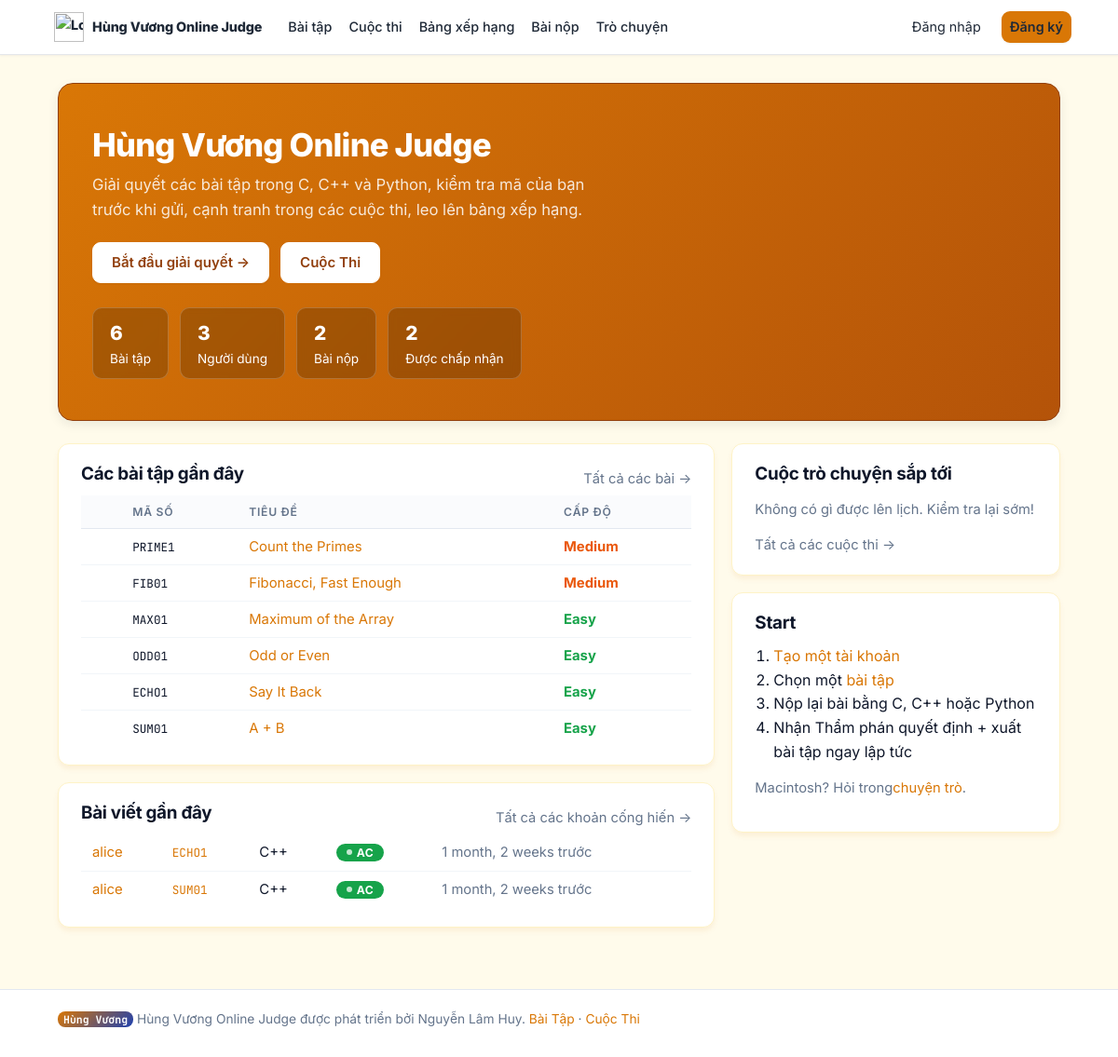
Before: / with the older database file.
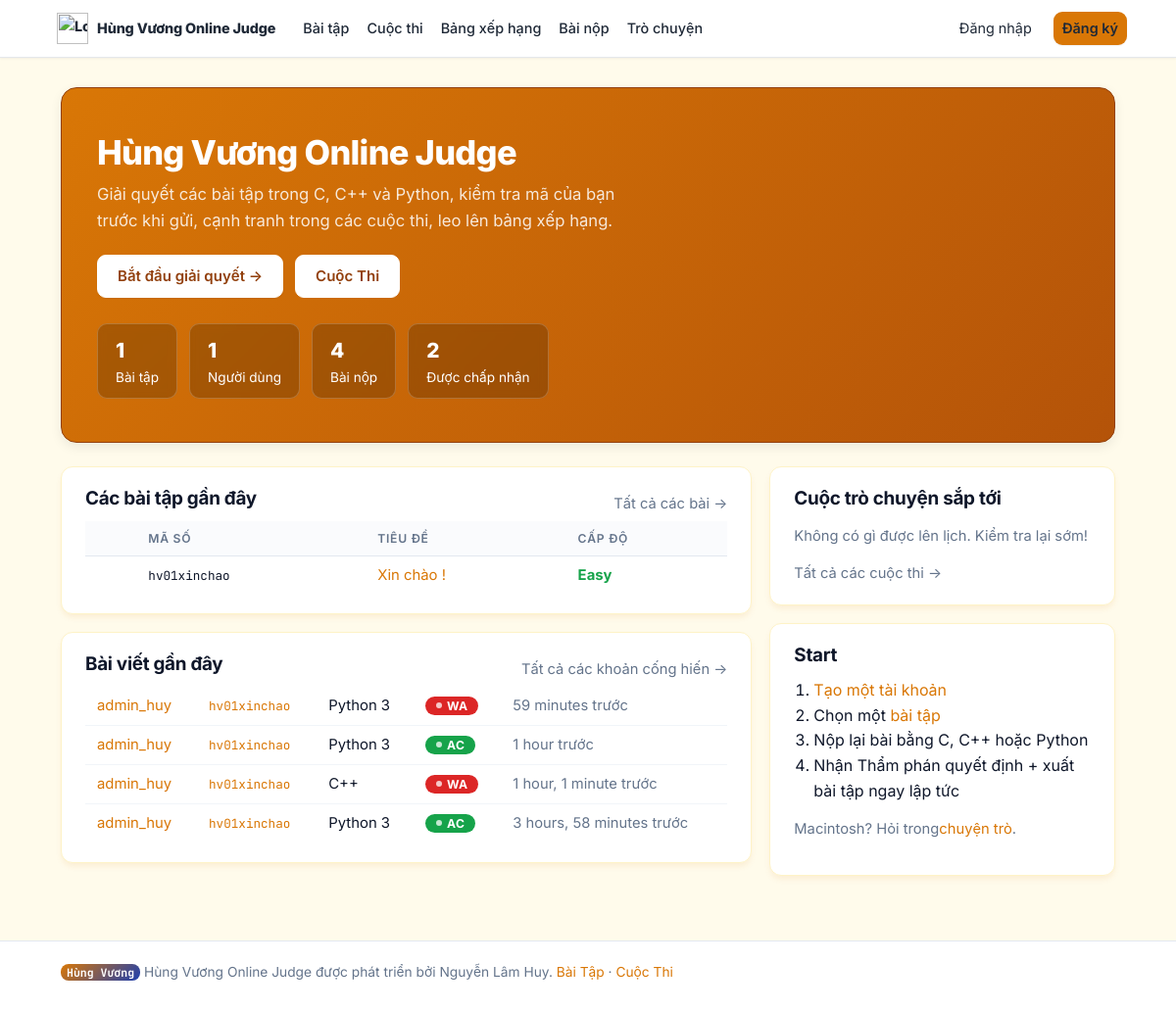
After: the same page with the newer database file.
### judge/models.py (models this page shows, shortened)
class Problem(models.Model):
    DIFFICULTY_CHOICES = [("E", "Easy"), ("M", "Medium"), ("H", "Hard")]
    code = models.SlugField(
        max_length=20,
        unique=True,
        help_text="Short unique code shown in URLs, e.g. SUM01",
    )
    title = models.CharField(max_length=200)
    statement = models.TextField(
        help_text="Problem statement. Plain text — a blank line starts a new paragraph."
    )
    input_format = models.TextField("Input", blank=True)
    output_format = models.TextField("Output", blank=True)
    constraints = models.TextField(blank=True)
    hint = models.TextField(
        blank=True, help_text="Optional hint shown behind a spoiler on the problem page."
    )
    difficulty = models.CharField(max_length=1, choices=DIFFICULTY_CHOICES, default="E")
    tags = models.CharField(
        max_length=200, blank=True, help_text="Comma separated, e.g. math, greedy"
    )
    time_limit = models.FloatField(default=1.0, help_text="Seconds per test case")
    memory_limit = models.PositiveIntegerField(default=256, help_text="Megabytes")
    is_visible = models.BooleanField(
        default=True,
        help_text="Uncheck to hide from the public list (e.g. for upcoming contests).",
    )
    editorial = models.TextField(
        blank=True,
        help_text="Solution explanation. Unlocks for users who solved the problem "
                  "(hidden for everyone while a contest containing it is running).",
    )
    editorial_code = models.TextField(
        "Reference solution", blank=True,
        help_text="Optional reference implementation shown with the editorial.",
    )
    editorial_language = models.CharField(
        max_length=4, blank=True,
        choices=[("c", "C"), ("cpp", "C++"), ("py", "Python 3")],
        help_text="Language of the reference solution.",
    )
    created_by = models.ForeignKey(
        settings.AUTH_USER_MODEL, null=True, blank=True, on_delete=models.SET_NULL
    )
    created_at = models.DateTimeField(auto_now_add=True)
    class Meta:
        ordering = ["code"]
    def get_absolute_url(self):
        return reverse("problem_detail", args=[self.code])

class Submission(models.Model):
    LANGUAGE_CHOICES = [("c", "C"), ("cpp", "C++"), ("py", "Python 3")]
    VERDICT_CHOICES = [
        ("PD", "Pending"),
        ("JG", "Judging"),
        ("AC", "Accepted"),
        ("WA", "Wrong Answer"),
        ("TLE", "Time Limit Exceeded"),
        ("MLE", "Memory Limit Exceeded"),
        ("RE", "Runtime Error"),
        ("CE", "Compilation Error"),
        ("IE", "Internal Error"),
    ]
    user = models.ForeignKey(
        settings.AUTH_USER_MODEL, on_delete=models.CASCADE, related_name="submissions"
    )
    problem = models.ForeignKey(
        Problem, on_delete=models.CASCADE, related_name="submissions"
    )
    contest = models.ForeignKey(
        Contest,
        null=True,
        blank=True,
        on_delete=models.SET_NULL,
        related_name="submissions",
    )
    language = models.CharField(max_length=4, choices=LANGUAGE_CHOICES)
    source_code = models.TextField()
    verdict = models.CharField(max_length=4, choices=VERDICT_CHOICES, default="PD")
    exec_time_ms = models.PositiveIntegerField(null=True, blank=True)
    passed_tests = models.PositiveIntegerField(default=0)
    total_tests = models.PositiveIntegerField(default=0)
    first_fail_test = models.PositiveIntegerField(null=True, blank=True)
    compile_message = models.TextField(blank=True)
    test_results = models.JSONField(default=list, blank=True)
    suggestion = models.TextField(blank=True)
    submitted_at = models.DateTimeField(auto_now_add=True)
    class Meta:
        ordering = ["-submitted_at"]
    def get_absolute_url(self):
        return reverse("submission_detail", args=[self.pk])
    @property
    def verdict_class(self):
        return {
            "AC": "ac",
            "WA": "wa",
            "TLE": "tle",
            "MLE": "tle",
            "RE": "re",
            "CE": "ce",
            "IE": "ie",
            "PD": "pd",
            "JG": "pd",
        }.get(self.verdict, "pd")

### judge/views.py (the view)
# urls.py: path("", views.home, name="home"),
def home(request):
    now = timezone.now()
    running = Contest.objects.filter(is_visible=True, start_time__lte=now,
                                     end_time__gte=now)
    upcoming = Contest.objects.filter(is_visible=True,
                                      start_time__gt=now).order_by("start_time")[:3]
    recent_problems = Problem.objects.filter(is_visible=True).order_by("-created_at")[:6]
    recent_submissions = (
        Submission.objects.select_related("user", "problem")
        .order_by("-submitted_at")[:10]
    )
    stats = {
        "problems": Problem.objects.filter(is_visible=True).count(),
        "users": User.objects.count(),
        "submissions": Submission.objects.count(),
        "accepted": Submission.objects.filter(verdict="AC").count(),
    }
    return render(request, "home.html", {
        "running_contests": running,
        "upcoming_contests": upcoming,
        "recent_problems": recent_problems,
        "recent_submissions": recent_submissions,
        "stats": stats,
        "solved_ids": _solved_problem_ids(request.user),
    })

### judge/views.py (called while the page is built)
def _solved_problem_ids(user):
    if not user.is_authenticated:
        return set()
    return set(
        Submission.objects.filter(user=user, verdict="AC")
        .values_list("problem_id", flat=True)
    )

### templates/home.html (shortened to what this page needs)
{% extends "base.html" %}
{% load static %}
{% block content %}
<div class="hero">
<h1>Hùng Vương Online Judge</h1>
<p>Giải quyết các bài tập trong C, C++ và Python, kiểm tra mã của bạn trước khi gửi, cạnh tranh trong các cuộc thi, leo lên bảng xếp hạng.</p>
<div class="hero-cta">
<a class="btn btn-light" href="{% url 'problem_list' %}">Bắt đầu giải quyết →</a>
<a class="btn btn-ghost" href="{% url 'contest_list' %}" style="background:transparent;color:#fff;border-color:rgba(255,255,255,0.35);">Cuộc Thi</a>
</div>
<div class="stat-row">
<div class="stat"><b>{{ stats.problems }}</b> Bài tập</div>
<div class="stat"><b>{{ stats.users }}</b> Người dùng</div>
<div class="stat"><b>{{ stats.submissions }}</b> Bài nộp</div>
<div class="stat"><b>{{ stats.accepted }}</b>Được chấp nhận</div>
</div>
</div>
<div class="grid-2">
<div>
<div class="card">
<div class="spread">
<h2 style="margin-top:0;">Các bài tập gần đây</h2>
<a class="muted" href="{% url 'problem_list' %}">Tất cả các bài →</a>
</div>
<div class="table-scroll"><table class="table-plain">
<tr><th></th><th>Mã số</th><th>Tiêu đề</th><th>Cấp độ</th></tr>{% for p in recent_problems %}<tr>
<td>{% if p.id in solved_ids %}<span class="tick">✓</span>{% endif %}</td>
<td class="mono">{{ p.code }}</td>
<td><a href="{{ p.get_absolute_url }}">{{ p.title }}</a></td>
<td><span class="diff-{{ p.difficulty }}">{{ p.get_difficulty_display }}</span></td>
</tr>{% empty %}<tr><td class="muted" colspan="4">Chưa có bài tập gì — quản trị viên có thể thêm một số bài tập vào bảng quản trị.</td></tr>
        {% endfor %}
      </table></div>
</div>
<div class="card">
<div class="spread">
<h2 style="margin-top:0;">Bài viết gần đây</h2>
<a class="muted" href="{% url 'submission_list' %}">Tất cả các khoản cống hiến →</a>
</div>
<div class="table-scroll"><table class="table-plain">{% for s in recent_submissions %}<tr>
<td><a href="{% url 'profile' s.user.username %}">{{ s.user.username }}</a></td>
<td class="mono"><a href="{{ s.problem.get_absolute_url }}">{{ s.problem.code }}</a></td>
<td>{{ s.get_language_display }}</td>
<td><a href="{{ s.get_absolute_url }}"><span class="badge badge-{{ s.verdict_class }}">{{ s.verdict }}</span></a></td>
<td class="muted">{{ s.submitted_at|timesince }} trước</td>
</tr>
        {% empty %}
        <tr><td class="muted">Chưa có bài gửi nào - hãy là người đầu tiên!</td></tr>
        {% endfor %}
      </table></div>
</div>
</div>
<div>
<div class="card">
<h2 style="margin-top:0;">Cuộc trò chuyện sắp tới</h2>
      {% for c in upcoming_contests %}
        <p style="margin:8px 0;">
<a href="{{ c.get_absolute_url }}">{{ c.title }}</a><br/>
<span class="muted">bắt đầu vào {{ c.start_time }}</span><br/>
<span class="countdown" data-end="{{ c.start_time|date:'U' }}"></span>
</p>
      {% empty %}
        <p class="muted">Không có gì được lên lịch. Kiểm tra lại sớm!</p>
      {% endfor %}
      <a class="muted" href="{% url 'contest_list' %}">Tất cả các cuộc thi →</a>
</div>
<div class="card">
<h2 style="margin-top:0;">Start</h2>
<ol style="padding-left:20px; margin:6px 0;">
<li><a href="{% url 'register' %}">Tạo một tài khoản</a></li>
<li>Chọn một <a href="{% url 'problem_list' %}">bài tập</a></li>
<li>Nộp lại bài bằng C, C++ hoặc Python</li>
<li>Nhận Thẩm phán quyết định + xuất bài tập ngay lập tức</li>
</ol>
<p class="muted">Macintosh? Hỏi trong<a href="{% url 'chat_global' %}">chuyện trò</a>.</p>
</div>
</div>
</div>
{% endblock %}

### templates/base.html (shortened to what this page needs)
{% load static %}
<html lang="en">
<head>
<link href="{% static 'css/style.css' %}" rel="stylesheet"/>
    <link href="{% static 'css/custom_theme.css' %}" rel="stylesheet"/>
</head>
<body>
<nav class="topbar">
<div class="container topbar-inner">
<a class="brand d-flex align-items-center" href="{% url 'home' %}">
<img alt="Logo" class="me-2 rounded-circle" height="45" src="https://scontent.fhan14-1.fna.fbcdn.net/v/t39.30808-6/796008445_2943094419362398_3058455394759002724_n.jpg?stp=dst-jpg_tt6&amp;cstp=mx1254x1254&amp;ctp=s1254x1254&amp;_nc_cat=101&amp;ccb=1-7&amp;_nc_sid=6ee11a&amp;_nc_ohc=gbu_M93mUkEQ7kNvwHBLF61&amp;_nc_oc=Adq4PkH2zMsPuExCGaRkMu-kSC6lpL3lOFChrGjr6lkMnsZ6QhqO6P3C6LzViUlq65JQRSA-mZIIrhgAFuMECoqR&amp;_nc_zt=23&amp;_nc_ht=scontent.fhan14-1.fna&amp;_nc_gid=NSBGM3CJO4q1eE-a44p4pw&amp;_nc_ss=7b2a8&amp;oh=00_AQLAOHw3PfXNm4xIO5bz49ur9xpQjpKbuNlXPRdJW5Q3lQ&amp;oe=6AA2D2E6" style="object-fit: contain;" width="45"/>
<span>Hùng Vương Online Judge</span>
</a>
<div class="nav-links">
<a class="{% if request.resolver_match.url_name == 'problem_list' %}active{% endif %}" href="{% url 'problem_list' %}">Bài tập</a>
<a class="{% if 'contest' in request.resolver_match.url_name %}active{% endif %}" href="{% url 'contest_list' %}">Cuộc thi</a>
<a class="{% if request.resolver_match.url_name == 'leaderboard' %}active{% endif %}" href="{% url 'leaderboard' %}">Bảng xếp hạng</a>
<a class="{% if 'submission' in request.resolver_match.url_name %}active{% endif %}" href="{% url 'submission_list' %}">Bài nộp</a>
<a class="{% if 'chat' in request.resolver_match.url_name %}active{% endif %}" href="{% url 'chat_global' %}">Trò chuyện</a>
</div>
<div class="nav-user">
      {% if user.is_authenticated %}
        {% if user.is_staff %}<a class="nav-admin" href="{% url 'admin:index' %}">Quản trị viên</a>{% endif %}
        <a class="nav-username" href="{% url 'profile' user.username %}">{{ user.username }}</a>
<form action="{% url 'logout' %}" class="inline-form" method="post">{% csrf_token %}
          <button class="linklike" type="submit">Đăng xuất</button>
</form>
      {% else %}
        <a href="{% url 'login' %}">Đăng nhập</a>
<a class="btn btn-small" href="{% url 'register' %}">Đăng ký</a>
      {% endif %}
    </div>
</div>
</nav>
<main class="container">
  {% block content %}{% endblock %}
</main>
<footer class="footer">
<div class="container">
<span class="brand-mark small">Hùng Vương</span> Hùng Vương Online Judge được phát triển bởi Nguyễn Lâm Huy.
    <a href="{% url 'problem_list' %}">Bài Tập</a> ·
    <a href="{% url 'contest_list' %}">Cuộc Thi</a>
</div>
</footer>
</body>
</html>

### static/css/custom_theme.css (style rules this page uses)
:root { --bs-primary: #d97706 !important; --bs-primary-rgb: 217, 119, 6 !important; --bs-danger: #d97706 !important; --bs-info: #d97706 !important; }
body { background-color: #fffbeb !important; }
.card { border: 1px solid #fef3c7 !important; box-shadow: 0 4px 6px -1px rgba(217, 119, 6, 0.1); }
.brand img, .navbar-brand img { display: inline-block !important; width: 32px !important; height: 32px !important; object-fit: contain !important; vertical-align: middle; }
:root { --accent: #d97706 !important; --accent-hover: #b45309 !important; }
.topbar, .navbar { background-color: #ffffff !important; color: #1f2937 !important; border-bottom: 1px solid #e5e7eb !important; }
.topbar a, .navbar a, .topbar .brand, .navbar-brand { color: #1f2937 !important; }
.hero, .hero-banner, .card.hero { background: linear-gradient(135deg, #d97706 0%, #b45309 100%) !important; color: #ffffff !important; border: 1px solid #92400e !important; }
.hero p, .hero h1, .hero .stat b { color: #ffffff !important; }
.hero .stat { background: rgba(0, 0, 0, 0.2) !important; border: 1px solid rgba(255, 255, 255, 0.2) !important; color: #ffffff !important; }
.hero .btn, .hero a.btn { background-color: #ffffff !important; color: #92400e !important; border-color: #ffffff !important; }
.topbar-inner, .navbar .container { gap: 12px !important; padding-left: 10px !important; padding-right: 10px !important; }
.nav-links { gap: 2px !important; flex-wrap: nowrap !important; white-space: nowrap !important; }
.nav-links a, .topbar a { white-space: nowrap !important; font-size: 0.9rem !important; padding: 4px 8px !important; }

Changed rows visible on the page:
removed Problem: code "PRIME1", title "Count the Primes", difficulty "Medium"
removed Problem: code "FIB01", title "Fibonacci, Fast Enough", difficulty "Medium"
removed Problem: code "MAX01", title "Maximum of the Array", difficulty "Easy"
removed Problem: code "ODD01", title "Odd or Even", difficulty "Easy"
removed Problem: code "ECHO1", title "Say It Back", difficulty "Easy"
removed Problem: code "SUM01", title "A + B", difficulty "Easy"
removed Submission: user.username "alice", problem.code "ECHO1", language "C++", verdict "AC", submitted_at "1 month, 2 weeks"
removed Submission: user.username "alice", problem.code "SUM01", language "C++", verdict "AC", submitted_at "1 month, 2 weeks"
added Problem: code "hv01xinchao", title "Xin chào !", difficulty "Easy"
added Submission: user.username "admin_huy", problem.code "hv01xinchao", language "Python 3", verdict "WA", submitted_at "59 minutes"
added Submission: user.username "admin_huy", problem.code "hv01xinchao", language "Python 3", verdict "AC", submitted_at "1 hour"
added Submission: user.username "admin_huy", problem.code "hv01xinchao", language "C++", verdict "WA", submitted_at "1 hour, 1 minute"
added Submission: user.username "admin_huy", problem.code "hv01xinchao", language "Python 3", verdict "AC", submitted_at "3 hours, 58 minutes"
Other visible differences:
{{ stats.problems }}: "6" → "1"
{{ stats.users }}: "3" → "1"
{{ stats.submissions }}: "2" → "4"
